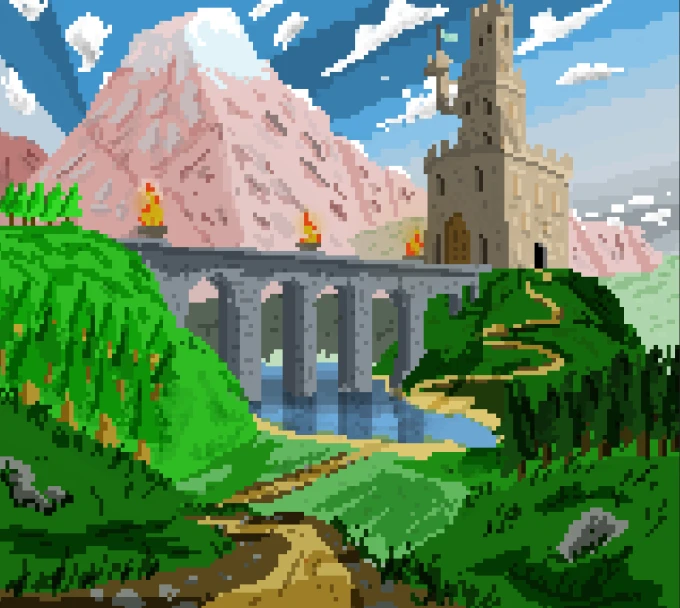
#> input picture dsa_proj/city.jpeg, 680 x 608 px
$ python tinted.py
#> lines starting #> are read from the running program, lines starting #| are printed output that depends on the picture
# [90 lines of commented-out code are left out]


from PIL import Image

def read_image(image_path):
#> called with image_path = 'city.jpeg'
    return Image.open(image_path)
#> returned value is the input picture: PIL image 680x608 RGB; mean R, G, B 100.3, 136.2, 99.7
#> in create_tinted_image, `matrix = [[pixels[x, y] for x in range(width)] for y in range(height)]`: matrix = 608 items

def get_dominant_color(matrix):
    color_count = {}
    for row in matrix:
        for pixel in row:
            if pixel in color_count:
                color_count[pixel] += 1
            else:
                color_count[pixel] = 1
#> after the loop, color_count = 54171 items

    dominant_color = max(color_count, key=color_count.get)
#> dominant_color = (23, 109, 14)
    return dominant_color

def quad_tree(matrix, r, c, rows, columns, threshold):
#> called with r = 680, c = 608, rows = 0, columns = 0, threshold = 10
    if rows >= len(matrix) or columns >= len(matrix[0]):
        return

    if r <= 1 and c <= 1:  # Means image is only a single pixel
        return

    if rows + r > len(matrix):
        r = len(matrix) - rows
#> r = 608
    if columns + c > len(matrix[0]):
        c = len(matrix[0]) - columns

    allsame = True
    total_r, total_g, total_b = 0, 0, 0
    for i in range(r):  # Loop checks whether each element within the quad tree is the same or not
        if allsame:
            for j in range(c):
                pixel_r, pixel_g, pixel_b = matrix[rows + i][columns + j]
                total_r += pixel_r
                total_g += pixel_g
                total_b += pixel_b
                if abs(matrix[rows][columns][0] - pixel_r) > threshold:
                    allsame = False
                    break
        else:
            break
#> after the loop, total_b = 1780; total_g = 1352; total_r = 716

    if allsame:
        avg_r = total_r // (r * c)
        avg_g = total_g // (r * c)
        avg_b = total_b // (r * c)
        for i in range(r):
            for j in range(c):
                matrix[rows + i][columns + j] = (avg_r, avg_g, avg_b)
        return

    r = r // 2
#> r = 304
    c = c // 2
#> c = 304
    # If each element is not the same, then the section is divided into 4
    topleft = quad_tree(matrix, r, c, rows, columns, threshold)
    topright = quad_tree(matrix, r, c, rows, columns + c, threshold)
    bottomleft = quad_tree(matrix, r, c, rows + r, columns, threshold)
    bottomright = quad_tree(matrix, r, c, rows + r, columns + c, threshold)

    if topleft == topright == bottomleft == bottomright:
        return topleft
    else:
        return None


def create_tinted_image(image_path, threshold=10, tint_factor=0.4):
    img = read_image(image_path)
    pixels = img.load()

    width, height = img.size
    matrix = [[pixels[x, y] for x in range(width)] for y in range(height)]

    dominant_color = get_dominant_color(matrix)
    quad_tree(matrix, width, height, 0, 0, threshold)

    for y in range(height):
        for x in range(width):
            original_color = pixels[x, y]
            # img.show()
            tinted_color = (
                min(int(original_color[0] + (dominant_color[0] - original_color[0]) * tint_factor), 255),
                min(int(original_color[1] + (dominant_color[1] - original_color[1]) * tint_factor), 255),
                min(int(original_color[2] + (dominant_color[2] - original_color[2]) * tint_factor), 255)
            )
            pixels[x, y] = tinted_color

    return img

# Example usage
image_path = r"city.jpeg"
original_image = read_image(image_path)
original_image.show()

tinted_image = create_tinted_image(image_path)
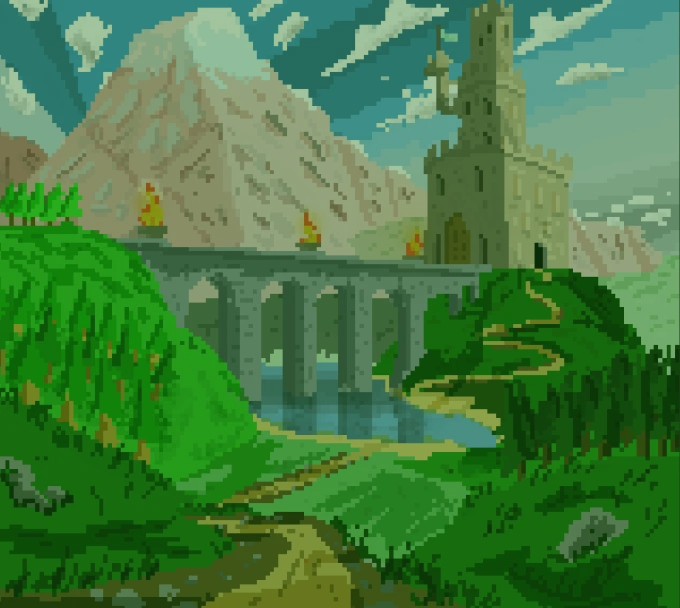
#> tinted_image: PIL image 680x608 RGB; mean R, G, B 69, 124.9, 65
tinted_image.show()


# [88 lines of commented-out code are left out]

$ run again, with dsa_proj/colour.jpg copied over dsa_proj/city.jpeg
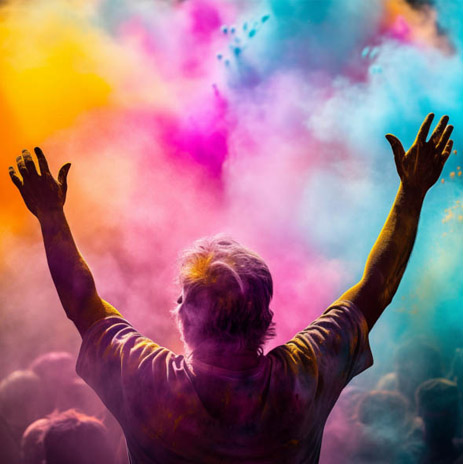
#> input picture dsa_proj/colour.jpg, 463 x 464 px
#> in read_image, returned value is the input picture: PIL image 463x464 RGB; mean R, G, B 154.6, 116.7, 127.4
#> matrix = 464 items
#> after the loop in get_dominant_color, `for row in matrix:`: color_count = 110391 items
#> in get_dominant_color, `dominant_color = max(color_count, key=color_count.get)`: dominant_color = (253, 183, 0)
#> in quad_tree, `c = len(matrix[0]) - columns`: c = 463
#> after the loop in quad_tree, `for i in range(r):`: total_b = 161; total_g = 325; total_r = 467
#> in quad_tree, `c = c // 2`: c = 231
#> `tinted_image = create_tinted_image(image_path)`:
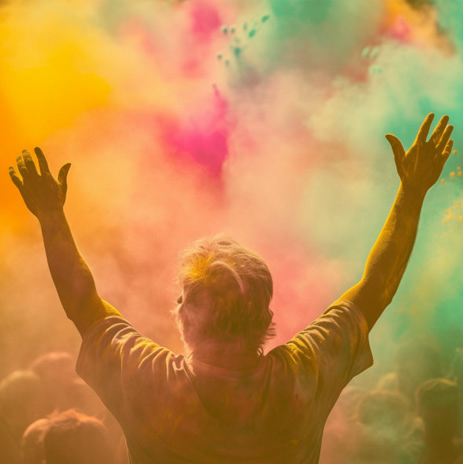
#> tinted_image: PIL image 463x464 RGB; mean R, G, B 193.6, 142.8, 76

$ run again, with dsa_proj/dsa.jpg copied over dsa_proj/city.jpeg
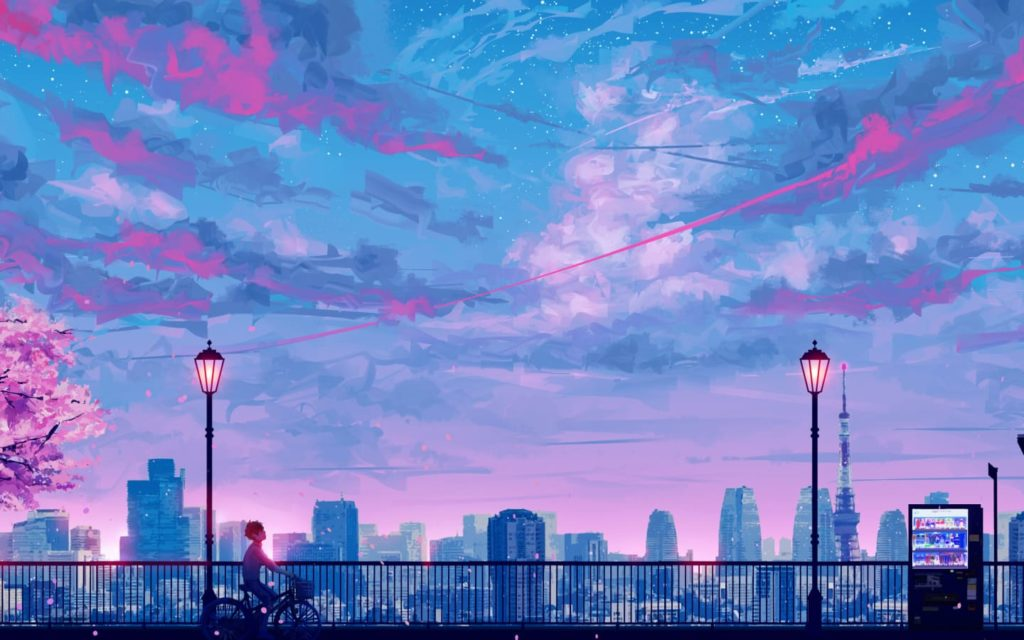
#> input picture dsa_proj/dsa.jpg, 1024 x 640 px
#> in read_image, returned value is the input picture: PIL image 1024x640 RGB; mean R, G, B 112.4, 132.8, 199.4
#> in create_tinted_image, `matrix = [[pixels[x, y] for x in range(width)] for y in range(height)]`: matrix = 640 items
#> after the loop in get_dominant_color, `for row in matrix:`: color_count = 120298 items
#> in get_dominant_color, `dominant_color = max(color_count, key=color_count.get)`: dominant_color = (2, 0, 47)
#> in quad_tree, `r = len(matrix) - rows`: r = 640
#> after the loop in quad_tree, `for i in range(r):`: total_b = 455; total_g = 191; total_r = 612
#> in quad_tree, `r = r // 2`: r = 320
#> `tinted_image = create_tinted_image(image_path)`:
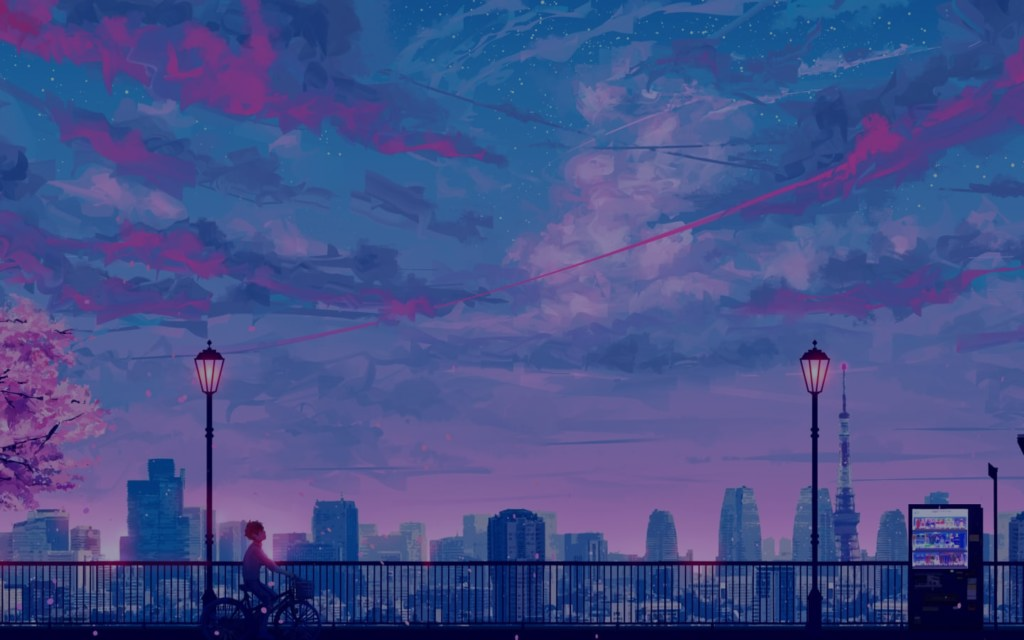
#> tinted_image: PIL image 1024x640 RGB; mean R, G, B 67.8, 79.3, 138
